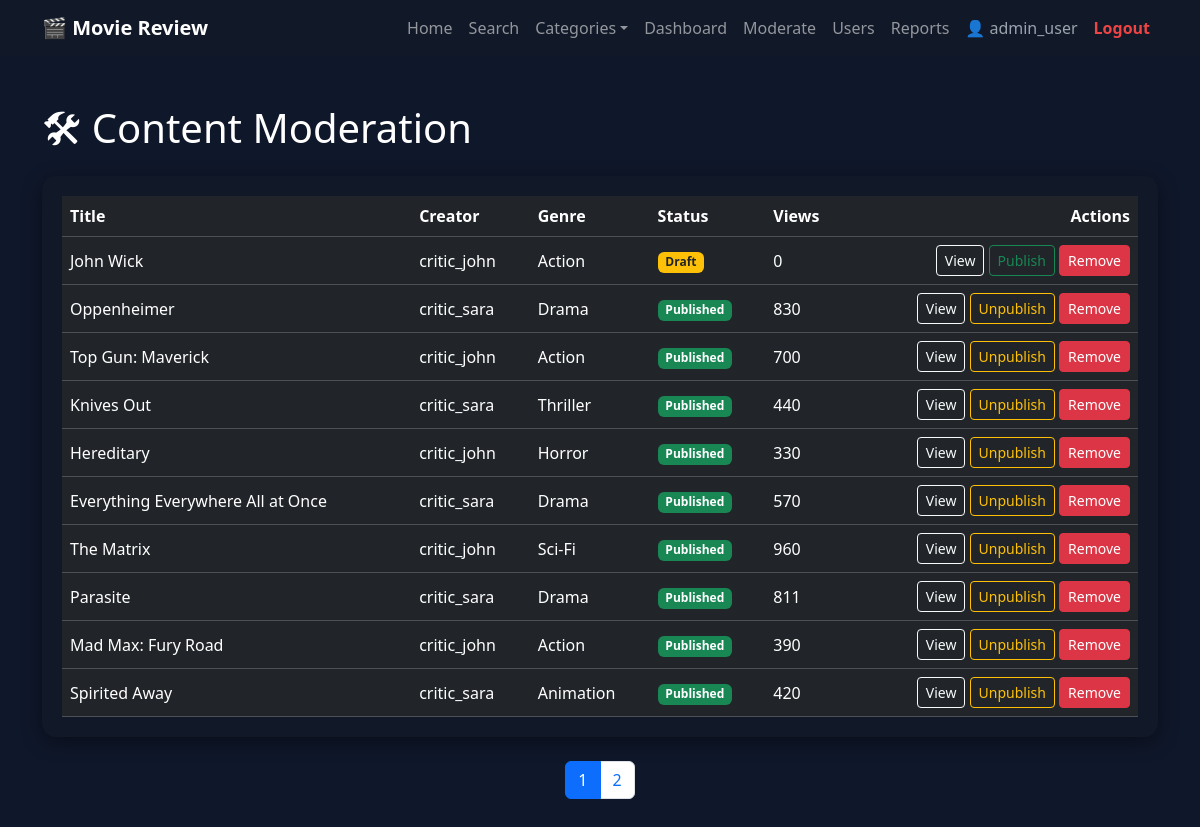
Page /admin_content.php (signed in) on the committed database.
### tables this page shows
CREATE TABLE `dbproj_movies` (
    `movie_id`     INT(11) NOT NULL AUTO_INCREMENT,
    `user_id`      INT(11) NOT NULL,
    `genre_id`     INT(11) DEFAULT NULL,
    `title`        VARCHAR(255) NOT NULL,
    `description`  TEXT DEFAULT NULL,
    `full_review`  LONGTEXT DEFAULT NULL,
    `release_year` YEAR(4) DEFAULT NULL,
    `trailer_url`  VARCHAR(255) DEFAULT NULL,
    `status`       ENUM('draft','published') DEFAULT 'draft',
    `view_count`   INT(11) DEFAULT 0,
    `created_at`   DATETIME DEFAULT current_timestamp(),
    `updated_at`   DATETIME DEFAULT NULL ON UPDATE current_timestamp(),
    PRIMARY KEY (`movie_id`),
    KEY `idx_created_at` (`created_at`),
    KEY `idx_user_id` (`user_id`),
    KEY `idx_view_count` (`view_count`),
    KEY `idx_genre_id` (`genre_id`),
    FULLTEXT KEY `ft_movie_search` (`title`,`description`),
    CONSTRAINT `fk_movies_user`  FOREIGN KEY (`user_id`)  REFERENCES `dbproj_users` (`user_id`),
    CONSTRAINT `fk_movies_genre` FOREIGN KEY (`genre_id`) REFERENCES `dbproj_genres` (`genre_id`)
);

CREATE TABLE `dbproj_users` (
    `user_id`    INT(11) NOT NULL AUTO_INCREMENT,
    `username`   VARCHAR(100) NOT NULL,
    `email`      VARCHAR(150) NOT NULL,
    `password`   VARCHAR(255) NOT NULL,
    `role_id`    INT(11) NOT NULL,
    `created_at` DATETIME DEFAULT current_timestamp(),
    PRIMARY KEY (`user_id`),
    UNIQUE KEY `username` (`username`),
    UNIQUE KEY `email` (`email`),
    KEY `role_id` (`role_id`),
    CONSTRAINT `fk_users_role` FOREIGN KEY (`role_id`)
        REFERENCES `dbproj_roles` (`role_id`)
);

CREATE TABLE `dbproj_genres` (
    `genre_id`   INT(11) NOT NULL AUTO_INCREMENT,
    `genre_name` VARCHAR(100) NOT NULL,
    PRIMARY KEY (`genre_id`),
    UNIQUE KEY `genre_name` (`genre_name`)
);

### auth.php (called while the page is built, shortened)
<?php
function isLoggedIn() {
    return isset($_SESSION['user_id']);
}
function isAdmin() {
    return isset($_SESSION['role_id']) && $_SESSION['role_id'] == 1;
}
function isCreator() {
    return isset($_SESSION['role_id']) && $_SESSION['role_id'] == 2;
}
function getCurrentUsername() {
    return $_SESSION['username'] ?? 'Guest';
}

### admin_content.php (the view, shortened to what this page needs)
<?php
require_once 'db.php';
require_once 'auth.php';
$perPage = 10;
$page    = max(1, intval($_GET['page'] ?? 1));
$offset  = ($page - 1) * $perPage;
$totalMovies = $conn->query("SELECT COUNT(*) AS total FROM dbproj_movies")
                    ->fetch_assoc()['total'];
$totalPages  = ceil($totalMovies / $perPage);
$stmt = $conn->prepare("
    SELECT m.movie_id, m.title, m.status, m.view_count, m.created_at,
           u.username AS creator, g.genre_name
    FROM dbproj_movies m
    JOIN dbproj_users u  ON m.user_id  = u.user_id
    LEFT JOIN dbproj_genres g ON m.genre_id = g.genre_id
    ORDER BY m.created_at DESC
    LIMIT ? OFFSET ?
");
$stmt->bind_param("ii", $perPage, $offset);
$stmt->execute();
$movies = $stmt->get_result()->fetch_all(MYSQLI_ASSOC);
?>
<!DOCTYPE html>
<html lang="en">
<head>
    <link href="https://cdn.jsdelivr.net/npm/bootstrap@5.3.3/dist/css/bootstrap.min.css" rel="stylesheet">
    <link rel="stylesheet" href="assets/css/style.css">
</head>
<body>
<?php include 'includes/navbar.php'; ?>
<div class="container my-5">
    <h1 class="mb-4">🛠 Content Moderation</h1>
    <div class="table-responsive card-dark">
        <table class="table table-dark table-hover align-middle m-0">
            <thead>
                <tr>
                    <th>Title</th>
                    <th>Creator</th>
                    <th>Genre</th>
                    <th>Status</th>
                    <th>Views</th>
                    <th class="text-end">Actions</th>
                </tr>
            </thead>
            <tbody>
                <?php foreach ($movies as $m): ?>
                    <tr>
                        <td><?= htmlspecialchars($m['title']) ?></td>
                        <td><?= htmlspecialchars($m['creator']) ?></td>
                        <td><?= htmlspecialchars($m['genre_name'] ?? '—') ?></td>
                        <td>
                            <?php if ($m['status'] === 'published'): ?>
                                <span class="badge bg-success">Published</span>
                            <?php else: ?>
                                <span class="badge bg-warning text-dark">Draft</span>
                            <?php endif; ?>
                        </td>
                        <td><?= number_format($m['view_count']) ?></td>
                        <td class="text-end">
                            <a href="movie.php?id=<?= $m['movie_id'] ?>" class="btn btn-sm btn-outline-light">View</a>
                            <form method="POST" class="d-inline">
                                <?php if ($m['status'] === 'published'): ?>
                                    <button type="submit" name="action" value="unpublish" class="btn btn-sm btn-outline-warning">Unpublish</button>
                                <?php else: ?>
                                    <button type="submit" name="action" value="publish" class="btn btn-sm btn-outline-success">Publish</button>
                                <?php endif; ?>
                            </form>
                            <form method="POST" class="d-inline"
                                  onsubmit="return confirm('Remove this movie from the site? This cannot be undone.')">
                                <button type="submit" name="action" value="delete" class="btn btn-sm btn-danger">Remove</button>
                            </form>
                        </td>
                    </tr>
                <?php endforeach; ?>
            </tbody>
        </table>
    </div>
    <?php if ($totalPages > 1): ?>
        <nav class="mt-4">
            <ul class="pagination justify-content-center">
                <?php for ($i = 1; $i <= $totalPages; $i++): ?>
                    <li class="page-item <?= $i === $page ? 'active' : '' ?>">
                        <a class="page-link" href="?page=<?= $i ?>"><?= $i ?></a>
                    </li>
                <?php endfor; ?>
            </ul>
        </nav>
    <?php endif; ?>
</div>
</body>
</html>

### includes/navbar.php (shortened to what this page needs)
<nav class="navbar navbar-expand-lg navbar-dark" style="background:#111827;">
  <div class="container">
    <a class="navbar-brand fw-bold" href="index.php">
      🎬 Movie Review
    </a>
    <div class="collapse navbar-collapse" id="navMenu">
      <ul class="navbar-nav ms-auto align-items-lg-center">
        <li class="nav-item">
          <a class="nav-link" href="index.php">Home</a>
        </li>
        <li class="nav-item">
          <a class="nav-link" href="search.php">Search</a>
        </li>
        <?php
        if (isset($conn)):
            $navGenres = $conn->query("SELECT genre_id, genre_name FROM dbproj_genres ORDER BY genre_name");
            if ($navGenres && $navGenres->num_rows > 0):
        ?>
          <li class="nav-item dropdown">
            <a class="nav-link dropdown-toggle" href="#" id="genreMenu" role="button"
               data-bs-toggle="dropdown" aria-expanded="false">Categories</a>
          </li>
        <?php
            endif;
        endif;
        ?>
        <?php if (isLoggedIn()): ?>
          <?php if (isCreator() || isAdmin()): ?>
            <li class="nav-item">
              <a class="nav-link" href="creator_dashboard.php">Dashboard</a>
            </li>
          <?php endif; ?>
          <?php if (isAdmin()): ?>
            <li class="nav-item">
              <a class="nav-link" href="admin_content.php">Moderate</a>
            </li>
            <li class="nav-item">
              <a class="nav-link" href="admin_users.php">Users</a>
            </li>
            <li class="nav-item">
              <a class="nav-link" href="admin_reports.php">Reports</a>
            </li>
          <?php endif; ?>
          <li class="nav-item">
            <span class="nav-link" style="color:#9ca3af;">
              👤 <?= htmlspecialchars(getCurrentUsername()) ?>
            </span>
          </li>
          <li class="nav-item">
            <a class="nav-link" href="logout.php"
               style="color:#ef4444; font-weight:600;">Logout</a>
          </li>
        <?php endif; ?>
      </ul>
    </div>
  </div>
</nav>

### assets/css/style.css (style rules this page uses)
body { background:#0f172a; color:white; font-family:system-ui; }
.card-dark { background:#111827; border-radius:14px; padding:20px; box-shadow:0 5px 20px rgba(0,0,0,0.4); }

### rows in the picture
dbproj_movies: title "John Wick", user.username "critic_john", genre.genre_name "Action", status "Draft", view_count "0"
dbproj_movies: title "Oppenheimer", user.username "critic_sara", genre.genre_name "Drama", status "Published", view_count "830"
dbproj_movies: title "Top Gun: Maverick", user.username "critic_john", genre.genre_name "Action", status "Published", view_count "700"
dbproj_movies: title "Knives Out", user.username "critic_sara", genre.genre_name "Thriller", status "Published", view_count "440"
dbproj_movies: title "Hereditary", user.username "critic_john", genre.genre_name "Horror", status "Published", view_count "330"
dbproj_movies: title "Everything Everywhere All at Once", user.username "critic_sara", genre.genre_name "Drama", status "Published", view_count "570"
dbproj_movies: title "The Matrix", user.username "critic_john", genre.genre_name "Sci-Fi", status "Published", view_count "960"
dbproj_movies: title "Parasite", user.username "critic_sara", genre.genre_name "Drama", status "Published", view_count "811"
dbproj_movies: title "Mad Max: Fury Road", user.username "critic_john", genre.genre_name "Action", status "Published", view_count "390"
dbproj_movies: title "Spirited Away", user.username "critic_sara", genre.genre_name "Animation", status "Published", view_count "420"

### other values in the picture
getCurrentUsername() "admin_user"
